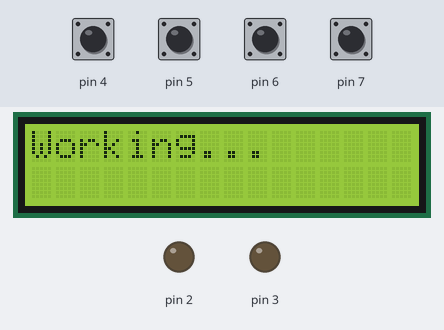
Recording of a sketch running on a simulated Arduino Uno, built with avr-gcc and run on an emulated ATmega328P. Parts: 16×2 character LCD, output pins drawn as LEDs (lit = HIGH). The inputs (shaded band) are chosen by the test bench; at power-on: pin 4–7 HIGH. What the sketch prints to the serial monitor is not drawn. At 0.8 s the program stops and its outputs stay as they are.

Above: at 0.12 s.
At 0.5 s:
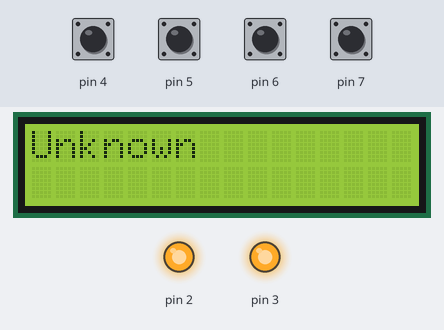
Timing chart, 0 to 2.0 s (numbered marks = the images above):
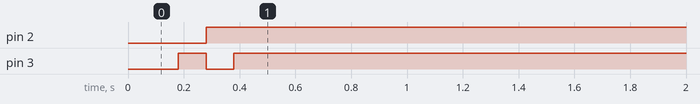

The sketch:

ICtesterFinal.ino
```cpp
#include <Wire.h>
#include <LiquidCrystal_PCF8574.h>

int andc = 0;
int orc = 0;
int nandc = 0;
int xorc = 0;


LiquidCrystal_PCF8574 lcd(0x27);  // set the LCD address to 0x27 for a 16 chars and 2 line display


void setup() {
  Serial.begin(9600);
  Wire.begin();
  Wire.beginTransmission(0x27);
  pinMode(4, INPUT);
  pinMode(5, INPUT);
  pinMode(6, INPUT);
  pinMode(7, INPUT);
  pinMode(2, OUTPUT);
  pinMode(3, OUTPUT);
  andc = 0;
  orc = 0;
  nandc = 0;
  xorc = 0;
  lcd.begin(16, 2); // initialize the lcd
}

void loop() {
  lcd.setBacklight(255);
  lcd.home(); lcd.clear();
  lcd.print("Working...");
  Serial.print("Working...");
  Serial.println();

  digitalWrite(2, LOW);
  digitalWrite(3, LOW);

  delay(100);
  if ((!digitalRead(4)) && (!digitalRead(5)) && (!digitalRead(7)) && (!digitalRead(6)))
  {
    andc++;
    orc++;
    xorc++;
  }
  if ((digitalRead(4)) && (digitalRead(5)) && (digitalRead(7)) && (digitalRead(6)))
  {
    nandc++;
  }

  //////////////////////////////////////////
  digitalWrite(2, LOW);
  digitalWrite(3, HIGH);

  delay(100);
  if ((!digitalRead(4)) && (!digitalRead(5)) && (!digitalRead(7)) && (!digitalRead(6)))
  {
    andc++;
  }
  if ((digitalRead(4)) && (digitalRead(5)) && (digitalRead(7)) && (digitalRead(6)))
  {
    orc++;
    nandc++;
    xorc++;
  }
  //////////////////////////////////////////
  digitalWrite(2, HIGH);
  digitalWrite(3, LOW);

  delay(100);
  if ((!digitalRead(4)) && (!digitalRead(5)) && (!digitalRead(7)) && (!digitalRead(6)))
  {
    andc++;
  }
  if ((digitalRead(4)) && (digitalRead(5)) && (digitalRead(7)) && (digitalRead(6)))
  {
    orc++;
    nandc++;
    xorc++;
  }
  //////////////////////////////////////////
  digitalWrite(2, HIGH);
  digitalWrite(3, HIGH);

  delay(100);
  if ((!digitalRead(4)) && (!digitalRead(5)) && (!digitalRead(7)) && (!digitalRead(6)))
  {
    nandc++;
    xorc++;
  }
  if ((digitalRead(4)) && (digitalRead(5)) && (digitalRead(7)) && (digitalRead(6)))
  {
    andc++;
    orc++;
  }

  if (andc == 4)
  {
    Serial.print("7408 : PASS");
    lcd.home(); lcd.clear();
    lcd.print("7408 : PASS");
  }


  else if (orc == 4)
  { Serial.print("7432 : PASS");
    lcd.home(); lcd.clear();
    lcd.print("7432 : PASS");
  }

  else if (nandc == 4)
  { Serial.print("7400 : PASS");
    lcd.home(); lcd.clear();
    lcd.print("7400 : PASS");
  }

  else if (xorc == 4)
  { Serial.print("7486 : PASS");
    lcd.home(); lcd.clear();
    lcd.print("7486 : PASS");
  }

  else
  { Serial.print("Unknown");
    lcd.home(); lcd.clear();
    lcd.print("Unknown");
  }

  while (1);

}
```

Measured:
- by itself, pin 2: LOW → HIGH at 0.28 s
- by itself, pin 3: LOW → HIGH at 0.18 s, → LOW 0.10 s later, → HIGH 0.10 s later
